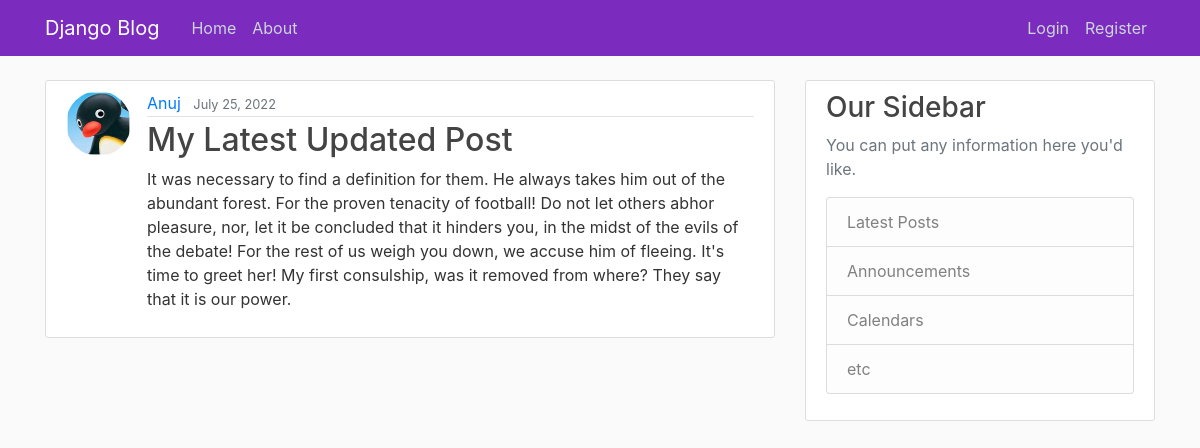
The page /post/30/ on the database its author committed.
### blog/models.py (models this page shows, shortened)
class Post(models.Model):
    title = models.CharField(max_length=100)
    content = models.TextField()
    date_posted = models.DateTimeField(default=timezone.now)
    author = models.ForeignKey(User, on_delete=models.CASCADE)

### users/models.py (models this page shows, shortened)
class Profile(models.Model):
    user = models.OneToOneField(User, on_delete=models.CASCADE)
    image = models.ImageField(default='default.jpg', upload_to='profile_pics')

### blog/views.py (the view)
# urls.py: path('post/<int:pk>/', PostDetailView.as_view(),
class PostDetailView(DetailView):
    model = Post

### blog/templates/blog/post_detail.html (shortened to what this page needs)
{% extends "blog/base.html" %}
{% block content %}
  <article class="media content-section">
    <img class="rounded-circle article-img" src="{{ object.author.profile.image.url }}">
    <div class="media-body">
      <div class="article-metadata">
        <a class="mr-2" href="{% url 'user-posts' object.author.username %}">{{ object.author }}</a>
        <small class="text-muted">{{ object.date_posted|date:"F d, Y" }}</small>
      </div>
      <h2 class="article-title">{{ object.title }}</h2>
      <p class="article-content">{{ object.content }}</p>
    </div>
  </article>
{% endblock content %}

### blog/static/blog/main.css (style rules this page uses)
body { background: #fafafa; color: #333333; margin-top: 5rem; }
h1, h2, h3, h4, h5, h6 { color: #444444; }
.content-section { background: #ffffff; padding: 10px 20px; border: 1px solid #dddddd; border-radius: 3px; margin-bottom: 20px; }
.article-title { color: #444444; }
.article-content { white-space: pre-line; }
.article-img { height: 65px; width: 65px; margin-right: 16px; }
.article-metadata { padding-bottom: 1px; margin-bottom: 4px; border-bottom: 1px solid #e3e3e3 }

### rows shown on the page
Post: author.profile.image (picture), author "Anuj", date_posted "July 25, 2022", title "My Latest Updated Post", content "It was necessary to find a definition for them. He always takes him out of the abundant forest. For the proven tenacity of football! Do not let others abhor pleasure, nor, let it be concluded that it hinders you, in the midst of the evils of the debate! For the rest of us weigh you down, we accuse him of fleeing. It's time to greet her! My first consulship, was it removed from where? They say that it is our power."
